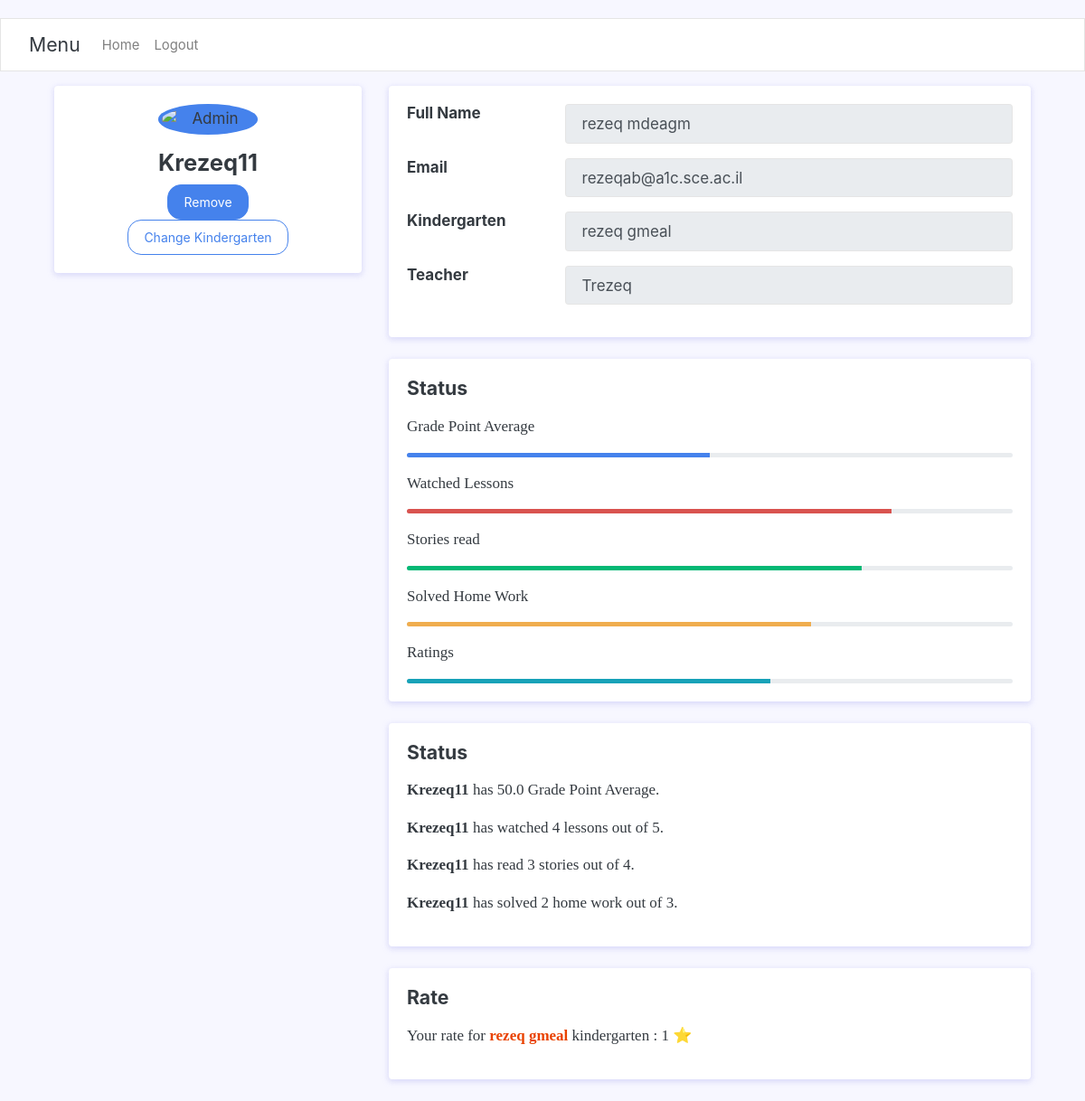
Page /rates/Krezeq11/ (signed in) on the earlier database version.
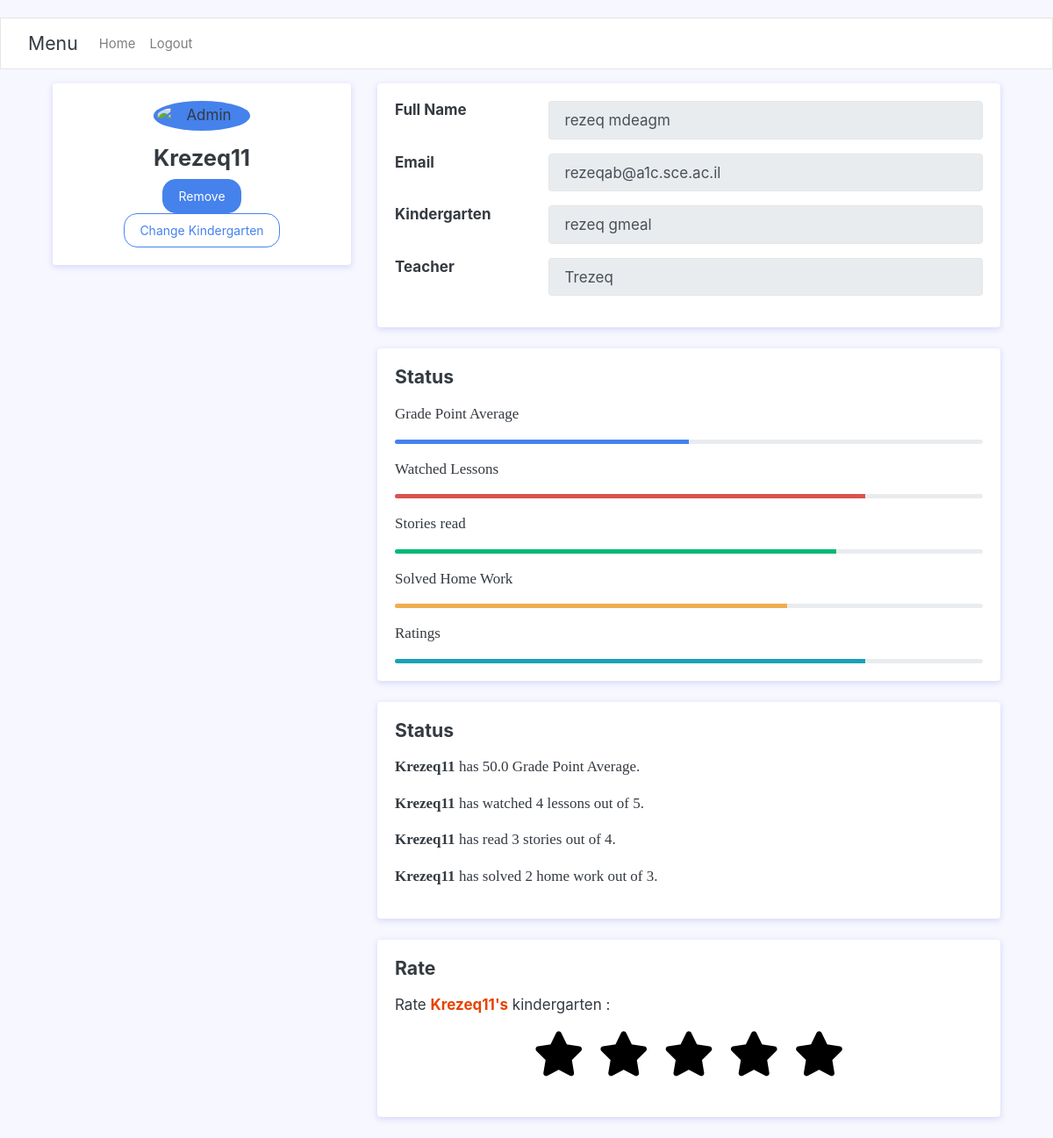
Same page on the later database version.
### users/models.py (models this page shows, shortened)
class Kid(User):
    age=models.IntegerField()
    myParent=models.ForeignKey(Parent,on_delete=models.CASCADE)
    garten=models.ForeignKey(Kindergarten, blank=True, null=True,on_delete=models.SET_NULL)
    class Meta:
        verbose_name_plural = "Kid"

class Kindergarten(models.Model):
    seatLimit=models.IntegerField()
    name=models.CharField(max_length=100,primary_key=True)
    myTeacher = models.OneToOneField(Teacher,  on_delete=models.CASCADE, primary_key=False)

class Rate(models.Model):
    son = models.ForeignKey(Kid, blank=True, null=True,on_delete=models.CASCADE)
    score=models.IntegerField()
    class Meta:
        verbose_name_plural = "Rate"

### users/views.py (the view)
# urls.py: path('rates/<str:username>/',user_views.show_rate,name='TraceKid'),
@login_required
def show_rate(req,username):
    kid=Kid.objects.filter(username=username).first()
    rate = Rate.objects.filter(son=kid).first()
    garten = kid.garten
    fullName = kid.first_name + " " +  kid.last_name
    numLesson = len(lesson.objects.filter(garten=garten).all())
    numViews = len(View.objects.filter(kid=kid).all())
    if numLesson !=0:
        AvGLesson = (numLesson/numViews)*100
    else:
        AvGLesson = 0
    numStory = len(Story.objects.filter(garten=garten).all())
    numStoryViews = len(ViewStory.objects.filter(kid=kid).all())
    if numStory !=0:
        AvGStory = (numStoryViews / numStory)*100
    else:
        AvGStory = 0
    numHW = len(HomeWork.objects.filter(garten=garten).all())
    numgrade = len(Grade.objects.filter(kid=kid).all())
    if numHW !=0:
        AvGHW = (numgrade / numHW)*100
    else:
        AvGHW = 0
    if numgrade != 0:
        AvgGrade = sum(list(map(lambda x: x.grade,Grade.objects.filter(kid=kid).all()))) / numgrade
    else:
        AvgGrade = 0
    rates = []
    for son in Kid.objects.filter(garten=garten).all():
        r = Rate.objects.filter(son=son).first()
        if r:
            rates.append(r)
    AvgRates = (sum(list(map(lambda x: x.score,rates))) / (len(rates)*5))*100
    res = {'kid':kid,'rate':rate,'numLesson':numLesson,'numViews':numViews,
    'numStory':numStory,'numStoryViews':numStoryViews,'numHW':numHW,'numgrade':numgrade,
    'AvgGrade':AvgGrade,'AvgRates':AvgRates,'fullName':fullName,'AvGLesson':AvGLesson,'AvGStory':AvGStory,'AvGHW':AvGHW}
    return render(req,'users/show_rate.html',res)

### users/myapp_tags.py (called while the page is built)
@register.simple_tag
def get_model1_object(user):
    parent=Parent.objects.filter(username=user.username).first()
    teacher=Teacher.objects.filter(username=user.username).first()
    kid=Kid.objects.filter(username=user.username).first()
    ans=[]
    if parent:
        ans.append(True)
    else:
        ans.append(False)
    HaveGarten = False
    if teacher:
        try:
            Garten=Kindergarten.objects.get(myTeacher=teacher)
        except:
            HaveGarten = False
        else:
            HaveGarten = Garten.name
        ans.append(True)
    else:
        ans.append(False)
    if kid:
        ans.append(True)
    else:
        ans.append(False)
    ans.append(HaveGarten)
    return ans

### users/templates/users/show_rate.html (shortened to what the changed rows need)
{% extends "users/rate_base.html" %}
{% block content %}
<div class="container">
    <div class="main-body">
        <div class="row">
            <div class="col-lg-4">
                <div class="card">
                    <div class="card-body">
                        <div class="d-flex flex-column align-items-center text-center">
                            <div class="mt-3">
                                <h4>{{kid.username}}</h4>
                                <form method="link" action="{% url 'delete_kid' username=kid.username %}">
                                    <button  class="btn btn-primary">Remove</button>
                                </form>
                                <form method="link" action="{% url 'Change_Kindergarten' username=kid.username %}">
                                    <button  class="btn btn-outline-primary">Change Kindergarten</button>
                                </form>
                            </div>
                        </div>
                    </div>
                </div>
            </div>
            <div class="col-lg-8">
                <div class="card">
                    <div class="card-body">
                        <div class="row mb-3">
                            <div class="col-sm-9 text-secondary">
                                <input type="text" class="form-control" value="{{kid.email}}" readonly>
                            </div>
                        </div>
                        <div class="row mb-3">
                            <div class="col-sm-9 text-secondary">
                                <input type="text" class="form-control" value="{{kid.garten.name}}" readonly>
                            </div>
                        </div>
                        <div class="row mb-3">
                            <div class="col-sm-9 text-secondary">
                                <input type="text" class="form-control" value="{{kid.garten.myTeacher.username}}" readonly>
                            </div>
                        </div>
                    </div>
                </div>
                <div class="row">
                    <div class="col-sm-12">
                        <div class="card">
                            <div class="card-body">
                                <div class="progress" style="height: 5px">
                                    <div class="progress-bar bg-info" role="progressbar" style="width: {{AvgRates}}%" aria-valuenow="{{AvgRates}}" aria-valuemin="0" aria-valuemax="100"></div>
                                </div>
                            </div>
                        </div>
                    </div>
                </div>
                <div class="row">
                    <div class="col-sm-12">
                        <div class="card">
                            <div class="card-body">
                                <p><b>{{kid.username}}</b> has {{AvgGrade}} Grade Point Average.</p>
                                <p><b>{{kid.username}}</b> has watched {{numLesson}} lessons out of {{numViews}}.</p>
                                <p><b>{{kid.username}}</b> has read {{numStoryViews}} stories out of {{ numStory}}.</p>
                                <p><b>{{kid.username}}</b> has solved {{numgrade}} home work out of {{numHW }}.</p>
                            </div>
                        </div>
                    </div>
                </div>
                <div class="row">
                    <div class="col-sm-12">
                        <div class="card">
                            <div class="card-body">
                                <h5 class="d-flex align-items-center mb-3">Rate</h5>
                                {% if not rate %}
                                <hp>Rate <b style="color:rgb(233, 66, 0)">{{kid.username}}'s</b> kindergarten :</p>
                                    <div class="row">
                                        <div class="col text-center">
                                            <form class="rate-form" action="" method="POST">
                                                <button type="submit" class="fa fa-star fa-3x my-btn" id="first"></button>
                                                <button type="submit" class="fa fa-star fa-3x my-btn" id="second"></button>
                                                <button type="submit" class="fa fa-star fa-3x my-btn" id="third"></button>
                                                <button type="submit" class="fa fa-star fa-3x my-btn" id="fourth"></button>
                                                <button type="submit" class="fa fa-star fa-3x my-btn" id="fifth"></button>
                                            </form>
                                            <br>
                                        </div>
                                    </div>
                                    </div>
                                    {% else %}
                                    <p>Your rate for <b style="color:rgb(233, 66, 0)">{{kid.garten.name}}</b> kindergarten : {{rate.score}} &#11088;  </p>
                                {% endif %}
                            </div>
                        </div>
                    </div>
                </div>
            </div>
        </div>
    </div>
</div>
{% endblock content %}

Differences in the rows shown:
removed Rate: score "1"
shown differently, row unchanged: Kid "rezeq gmeal": garten.name "rezeq gmeal" → (not shown)
Other differences:
{{ AvgRates }}: 60.0 → 80.0 (drawn)
{{ kid.username }}: (not shown) → "Krezeq11"
text no longer shown: "Your rate for ⭐"
text now shown: "Rate 's"
